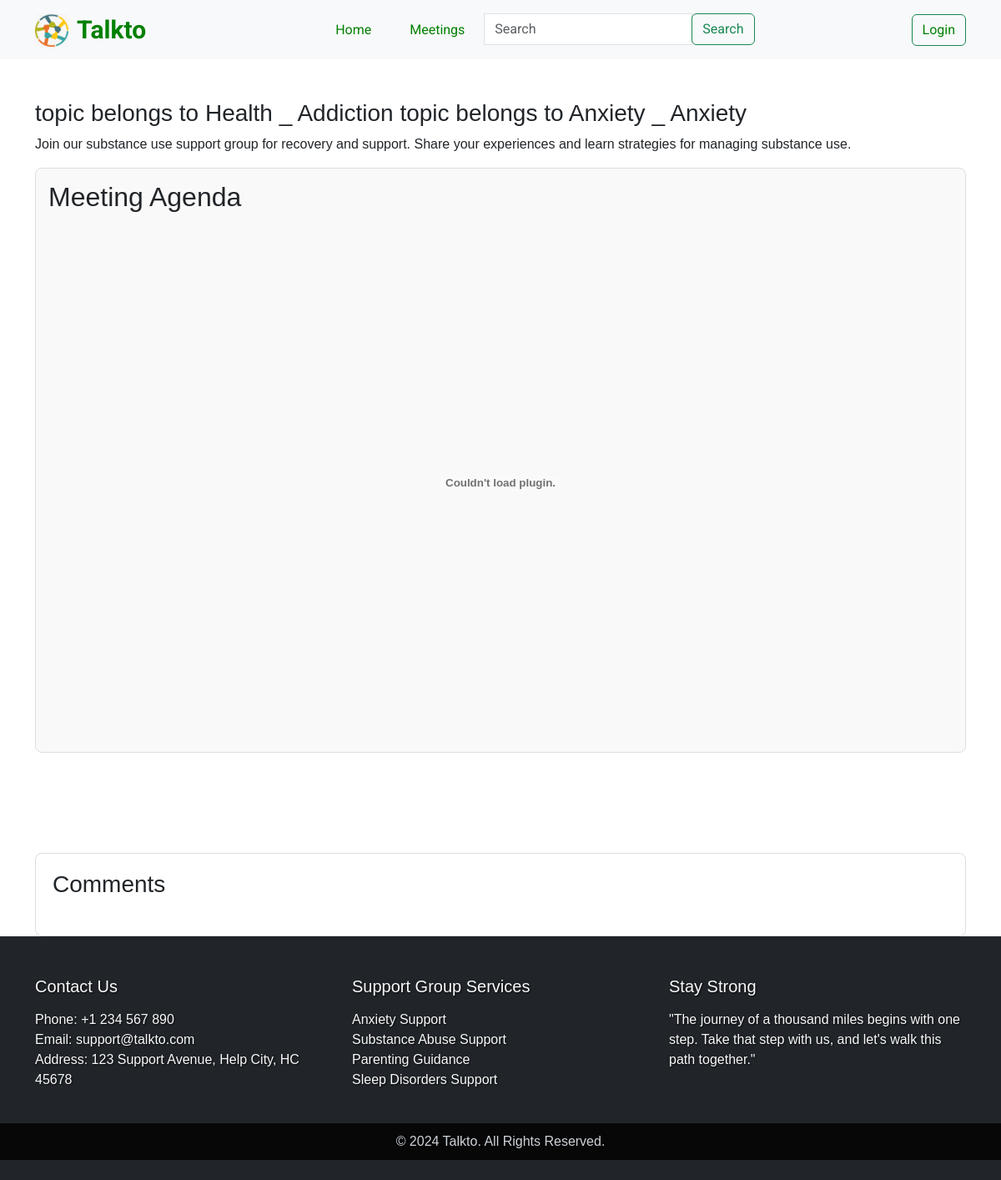
The app's page /reading/10, older data.
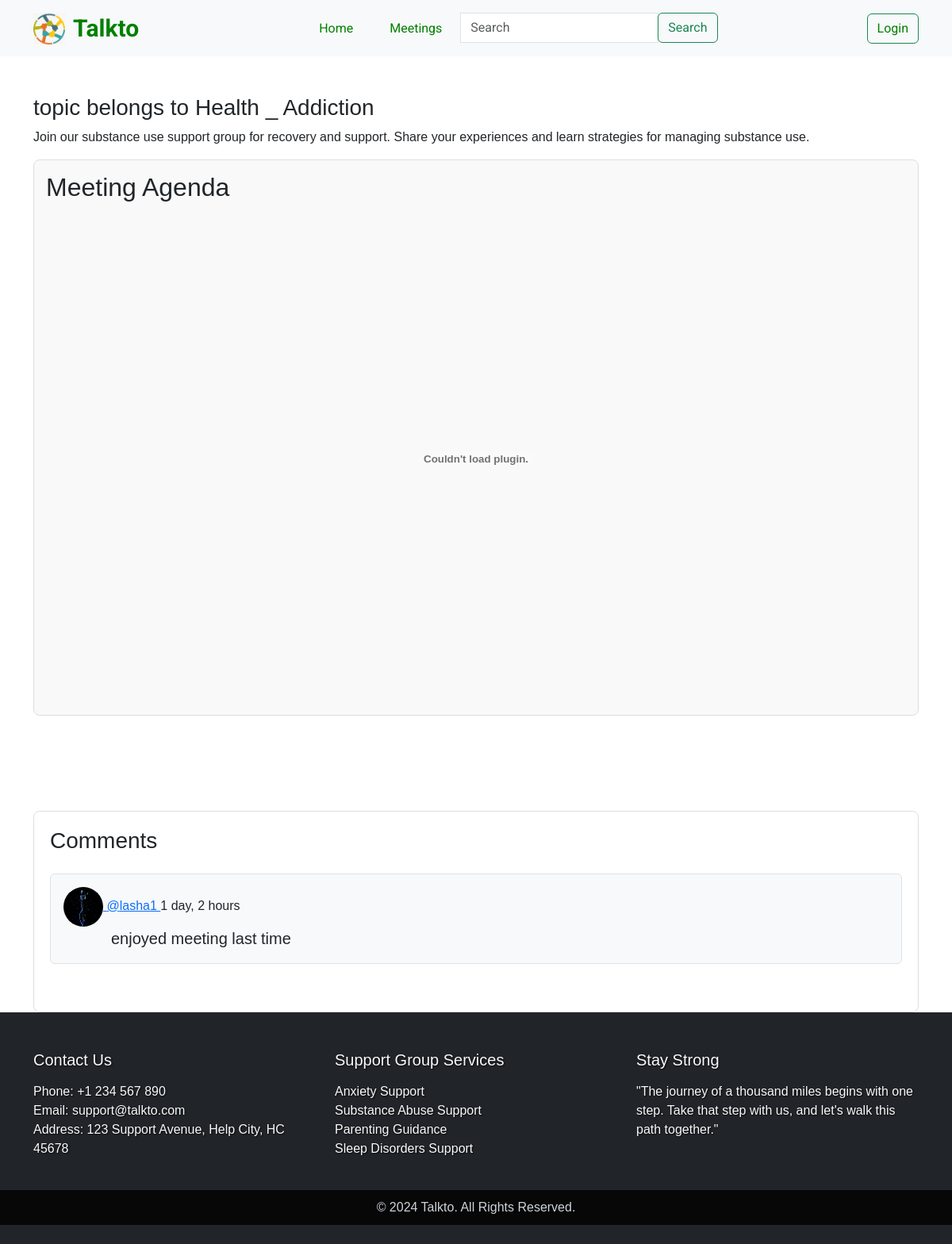
The same page, newer data.
### base/models.py (models this page shows, shortened)
class Topic(models.Model):
    picture = models.ImageField(null=True, blank=True)
    name = models.CharField(max_length=200)
    description = models.TextField(max_length=500)
    content = models.CharField(max_length=200)
    category = models.ForeignKey(Category, on_delete=models.CASCADE)
    class Meta:
        ordering = ['name']
    def __str__(self):
        return f"{self.category} _ {self.name}"

class Category(models.Model):
    heading = models.CharField(max_length=200)
    def __str__(self):
        return self.heading

class Comment(models.Model):
    user = models.ForeignKey('User', on_delete=models.CASCADE)
    meeting = models.ForeignKey('Meeting', on_delete=models.CASCADE)
    body = models.TextField()
    created = models.DateTimeField(auto_now_add=True)
    class Meta:
        ordering = ['-created']

class User(AbstractUser):
    topics = models.ManyToManyField(Topic, related_name='topics', blank=True)
    meetings = models.ManyToManyField(Meeting, related_name='meetings', blank=True)
    avatar = models.ImageField(null=True, default='avatar.png')
    bio = models.TextField(null=True)

### base/views.py (the view)
# urls.py: path('reading/<str:id>', views.reading, name='reading'),
def reading(request, id):
    meeting = Meeting.objects.get(id=id)
    meeting_comments = meeting.comment_set.all()  # .order_by('-created')
    if request.method == "POST":
        Comment.objects.create(
            user=request.user,
            meeting=meeting,
            body=request.POST.get('body')
        )
    return render(request, 'base/reading.html', {'meeting': meeting, 'comments': meeting_comments})

### base/templates/base/reading.html (shortened to what this page needs)
{% extends 'main.html' %}
{% load static %}
{% block static %}
        <link rel="stylesheet" href="{% static 'styles/styles.css' %}">
{% endblock %}
{% block content %}
<div class="container mt-5">
    <h3>
        {% for topic in meeting.topic.all %}
            topic belongs to {{ topic }}
        {% endfor %}
    </h3>
    <p>{{meeting.description}}</p>
    {% load static %}
    <div class="pdf-viewer mb-4">
        <h2 class="mb-4">Meeting Agenda</h2>
        <embed src="{% static meeting.file.url %}" width="100%" height="600px" scrolling="auto">
    </div>
    <br>
    <br>
    <div class="comment-section mt-5">
        <h3 class="mb-4">Comments</h3>
        <div class="mt-4">
            {% for comment in comments %}
                <div class="comment mb-3 p-3 border rounded">
                    <a href="{% url 'profile' comment.user.id %}">
                        <img src="{{ comment.user.avatar.url }} " width="50px" height="50px" style="border-radius: 50%;">
                        @{{ comment.user.username }}
                    </a> <span>{{ comment.created | timesince }}</span>
                    <div style="margin-left:60px; font-size:20px;">
                        {{ comment.body }}
                    </div>
                </div>
                <br>
            {% endfor %}
        </div>
    </div>
</div>
{% endblock %}

Row changes from the older to the newer data that the page shows:
no longer on this page (row edited): Topic: category+name "Anxiety _ Anxiety"
added Comment: user.avatar (picture), user.username "lasha1", created "1 day, 2 hours", body "enjoyed meeting last time"
